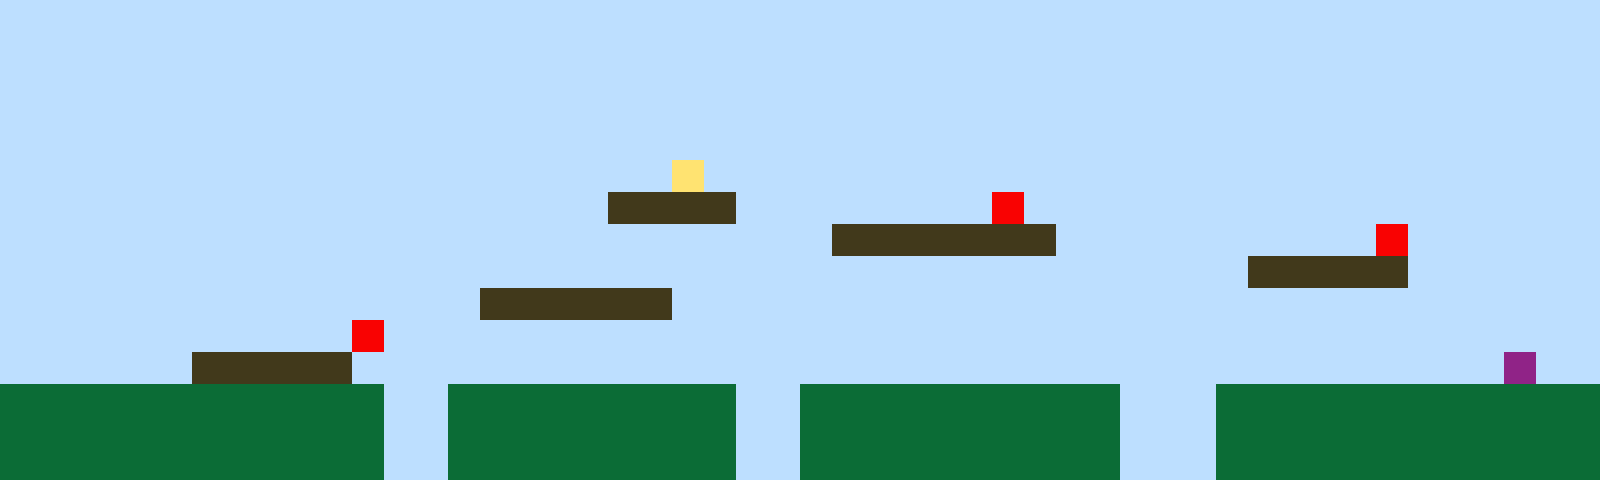

A 2D game scene composited from a Tiled map and its tileset images. What follows is a short description and the map's XML, with every tile layer's data as written:
An orthogonal 50x15 tile map with 32x32 px tiles, 1 tile layer (Tile Layer 1).

<map version="1.10" tiledversion="1.11.2" orientation="orthogonal" renderorder="right-up" width="50" height="15" tilewidth="32" tileheight="32" infinite="0" nextlayerid="2" nextobjectid="1"><editorsettings><export target="map1.csv" format="csv" /></editorsettings><tileset firstgid="1" name="sprites" tilewidth="32" tileheight="32" tilecount="6" columns="3"><image source="sprites.png" width="96" height="64" /></tileset><layer id="1" name="Tile Layer 1" width="50" height="15"><data encoding="csv">1,1,1,1,1,1,1,1,1,1,1,1,1,1,1,1,1,1,1,1,1,1,1,1,1,1,1,1,1,1,1,1,1,1,1,1,1,1,1,1,1,1,1,1,1,1,1,1,1,1,1,1,1,1,1,1,1,1,1,1,1,1,1,1,1,1,1,1,1,1,1,1,1,1,1,1,1,1,1,1,1,1,1,1,1,1,1,1,1,1,1,1,1,1,1,1,1,1,1,1,1,1,1,1,1,1,1,1,1,1,1,1,1,1,1,1,1,1,1,1,1,1,1,1,1,1,1,1,1,1,1,1,1,1,1,1,1,1,1,1,1,1,1,1,1,1,1,1,1,1,1,1,1,1,1,1,1,1,1,1,1,1,1,1,1,1,1,1,1,1,1,1,1,1,1,1,1,1,1,1,1,1,1,1,1,1,1,1,1,1,1,1,1,1,1,1,1,1,1,1,1,1,1,1,1,1,1,1,1,1,1,1,1,1,1,1,1,1,1,1,1,1,1,1,1,1,1,1,1,1,1,1,1,1,1,1,1,1,1,1,1,1,1,1,1,1,1,1,1,1,1,1,1,1,1,1,1,1,1,1,1,1,1,1,1,1,1,1,1,1,1,4,1,1,1,1,1,1,1,1,1,1,1,1,1,1,1,1,1,1,1,1,1,1,1,1,1,1,1,1,1,1,1,1,1,1,1,1,1,1,1,1,1,1,1,1,1,1,1,3,3,3,3,1,1,1,1,1,1,1,1,5,1,1,1,1,1,1,1,1,1,1,1,1,1,1,1,1,1,1,1,1,1,1,1,1,1,1,1,1,1,1,1,1,1,1,1,1,1,1,1,1,1,1,1,1,3,3,3,3,3,3,3,1,1,1,1,1,1,1,1,1,1,5,1,1,1,1,1,1,1,1,1,1,1,1,1,1,1,1,1,1,1,1,1,1,1,1,1,1,1,1,1,1,1,1,1,1,1,1,1,1,1,1,1,1,1,1,1,3,3,3,3,3,1,1,1,1,1,1,1,1,1,1,1,1,1,1,1,1,1,1,1,1,1,3,3,3,3,3,3,1,1,1,1,1,1,1,1,1,1,1,1,1,1,1,1,1,1,1,1,1,1,1,1,1,1,1,1,1,1,1,1,1,1,1,1,1,1,1,1,5,1,1,1,1,1,1,1,1,1,1,1,1,1,1,1,1,1,1,1,1,1,1,1,1,1,1,1,1,1,1,1,1,1,1,1,1,1,1,1,1,1,1,1,1,3,3,3,3,3,1,1,1,1,1,1,1,1,1,1,1,1,1,1,1,1,1,1,1,1,1,1,1,1,1,1,1,1,1,1,1,1,1,1,1,1,6,1,1,2,2,2,2,2,2,2,2,2,2,2,2,1,1,2,2,2,2,2,2,2,2,2,1,1,2,2,2,2,2,2,2,2,2,2,1,1,1,2,2,2,2,2,2,2,2,2,2,2,2,2,2,2,2,2,2,2,2,2,2,2,2,1,1,2,2,2,2,2,2,2,2,2,1,1,2,2,2,2,2,2,2,2,2,2,1,1,1,2,2,2,2,2,2,2,2,2,2,2,2,2,2,2,2,2,2,2,2,2,2,2,2,1,1,2,2,2,2,2,2,2,2,2,1,1,2,2,2,2,2,2,2,2,2,2,1,1,1,2,2,2,2,2,2,2,2,2,2,2,2</data></layer></map>
